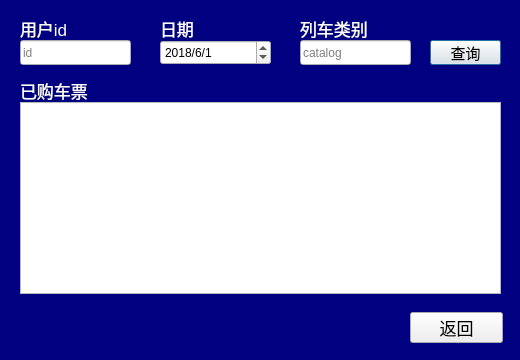
<?xml version="1.0" encoding="UTF-8"?>
<ui version="4.0">
 <class>queryOrderDialog</class>
 <widget class="QDialog" name="queryOrderDialog">
  <property name="geometry">
   <rect>
    <x>0</x>
    <y>0</y>
    <width>520</width>
    <height>360</height>
   </rect>
  </property>
  <property name="minimumSize">
   <size>
    <width>520</width>
    <height>360</height>
   </size>
  </property>
  <property name="maximumSize">
   <size>
    <width>520</width>
    <height>360</height>
   </size>
  </property>
  <property name="windowTitle">
   <string>queryOrder</string>
  </property>
  <property name="styleSheet">
   <string notr="true">
QLabel {
	font: 9pt &quot;幼圆&quot;;
	font-size:17px;
	color:black;
}

QPushButton {
	font: 9pt &quot;黑体&quot;;
	font-size:17px;
	color:black;
}
QDialog {
	background-color:navy;
}
QLabel {
	color:white;
}</string>
  </property>
  <widget class="QLabel" name="label_1">
   <property name="geometry">
    <rect>
     <x>20</x>
     <y>18</y>
     <width>72</width>
     <height>20</height>
    </rect>
   </property>
   <property name="text">
    <string>用户id</string>
   </property>
  </widget>
  <widget class="QLabel" name="label_2">
   <property name="geometry">
    <rect>
     <x>160</x>
     <y>18</y>
     <width>72</width>
     <height>21</height>
    </rect>
   </property>
   <property name="text">
    <string>日期</string>
   </property>
  </widget>
  <widget class="QLabel" name="label_3">
   <property name="geometry">
    <rect>
     <x>300</x>
     <y>18</y>
     <width>72</width>
     <height>21</height>
    </rect>
   </property>
   <property name="text">
    <string>列车类别</string>
   </property>
  </widget>
  <widget class="QLineEdit" name="lineEdit_1">
   <property name="geometry">
    <rect>
     <x>20</x>
     <y>40</y>
     <width>111</width>
     <height>25</height>
    </rect>
   </property>
   <property name="placeholderText">
    <string>id</string>
   </property>
  </widget>
  <widget class="QLineEdit" name="lineEdit_3">
   <property name="geometry">
    <rect>
     <x>300</x>
     <y>40</y>
     <width>111</width>
     <height>25</height>
    </rect>
   </property>
   <property name="placeholderText">
    <string>catalog</string>
   </property>
  </widget>
  <widget class="QTableWidget" name="tableWidget">
   <property name="geometry">
    <rect>
     <x>20</x>
     <y>102</y>
     <width>481</width>
     <height>192</height>
    </rect>
   </property>
   <property name="editTriggers">
    <set>QAbstractItemView::NoEditTriggers</set>
   </property>
  </widget>
  <widget class="QPushButton" name="searchButton">
   <property name="geometry">
    <rect>
     <x>430</x>
     <y>40</y>
     <width>71</width>
     <height>25</height>
    </rect>
   </property>
   <property name="styleSheet">
    <string notr="true">font-size:15px;</string>
   </property>
   <property name="text">
    <string>查询</string>
   </property>
  </widget>
  <widget class="QPushButton" name="backButton">
   <property name="geometry">
    <rect>
     <x>410</x>
     <y>312</y>
     <width>93</width>
     <height>31</height>
    </rect>
   </property>
   <property name="text">
    <string>返回</string>
   </property>
  </widget>
  <widget class="QDateEdit" name="dateEdit">
   <property name="geometry">
    <rect>
     <x>160</x>
     <y>40</y>
     <width>111</width>
     <height>25</height>
    </rect>
   </property>
   <property name="displayFormat">
    <string>yyyy/M/d</string>
   </property>
   <property name="date">
    <date>
     <year>2018</year>
     <month>6</month>
     <day>1</day>
    </date>
   </property>
  </widget>
  <widget class="QLabel" name="label">
   <property name="geometry">
    <rect>
     <x>20</x>
     <y>80</y>
     <width>91</width>
     <height>20</height>
    </rect>
   </property>
   <property name="text">
    <string>已购车票</string>
   </property>
  </widget>
 </widget>
 <resources/>
 <connections>
  <connection>
   <sender>backButton</sender>
   <signal>clicked()</signal>
   <receiver>queryOrderDialog</receiver>
   <slot>close()</slot>
   <hints>
    <hint type="sourcelabel">
     <x>517</x>
     <y>470</y>
    </hint>
    <hint type="destinationlabel">
     <x>935</x>
     <y>469</y>
    </hint>
   </hints>
  </connection>
 </connections>
</ui>
